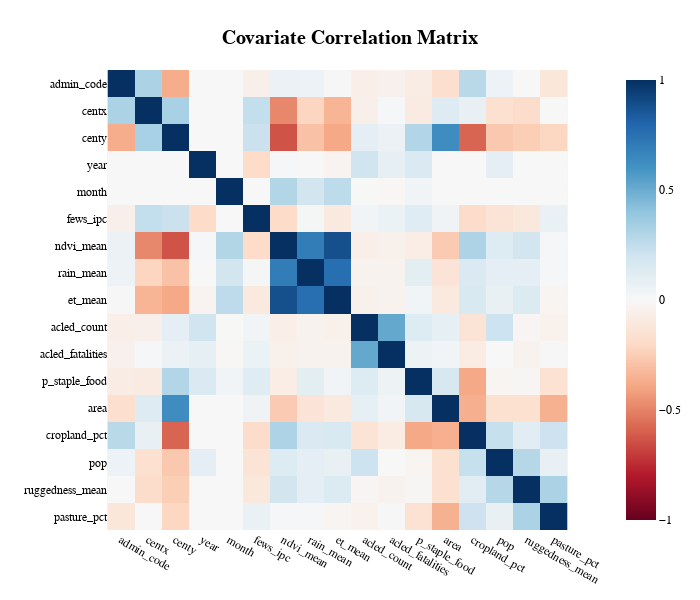

Write notebook code for a chart like this one.
### Code cell
# Examine correlation between features and target variable - corplots
corrmat = df.corr()
fig = px.imshow(corrmat, zmin=-1, zmax=1, color_continuous_scale= 'rdbu')
fig.update_layout(title = {'text': '<b>Covariate Correlation Matrix</b>',
                   'font': {'size':20, 'family':'Arial', 'color':'black'},
                   'xanchor':'center',
                   'x': 0.5,
                   'y': 0.95 },
                  font_family= 'Arial',
                  font_color='black',
                  margin = dict(t=70,r=70,b=70,l=70),
                  showlegend = True,
                  width = 700, height = 600,
                  autosize = False )
fig.show()
fig.write_image('Images/corrmatrix.png')

### Figure 1 — Plotly figure (JSON) as saved in the notebook; plotly's stock layout.template omitted (floating-point values rounded to 4 significant figures; data arrays with more than 128 entries replaced by an {"elided": "..."} marker saying what was removed)
{"data": [{"coloraxis": "coloraxis", "hovertemplate": "x: %{x}<br>y: %{y}<br>color: %{z}<extra></extra>", "name": "0", "type": "heatmap", "x": ["admin_code", "centx", "centy", "year", "month", "fews_ipc", "ndvi_mean", "rain_mean", "et_mean", "acled_count", "acled_fatalities", "p_staple_food", "area", "cropland_pct", "pop", "ruggedness_mean", "pasture_pct"], "xaxis": "x", "y": ["admin_code", "centx", "centy", "year", "month", "fews_ipc", "ndvi_mean", "rain_mean", "et_mean", "acled_count", "acled_fatalities", "p_staple_food", "area", "cropland_pct", "pop", "ruggedness_mean", "pasture_pct"], "yaxis": "y", "z": {"elided": "17x17 float values"}}], "layout": {"autosize": false, "coloraxis": {"cmax": 1, "cmin": -1, "colorscale": [[0.0, "rgb(103,0,31)"], [0.1, "rgb(178,24,43)"], [0.2, "rgb(214,96,77)"], [0.3, "rgb(244,165,130)"], [0.4, "rgb(253,219,199)"], [0.5, "rgb(247,247,247)"], [0.6, "rgb(209,229,240)"], [0.7, "rgb(146,197,222)"], [0.8, "rgb(67,147,195)"], [0.9, "rgb(33,102,172)"], [1.0, "rgb(5,48,97)"]]}, "font": {"color": "black", "family": "Arial"}, "height": 600, "margin": {"b": 70, "l": 70, "r": 70, "t": 70}, "showlegend": true, "title": {"font": {"color": "black", "family": "Arial", "size": 20}, "text": "<b>Covariate Correlation Matrix</b>", "x": 0.5, "xanchor": "center", "y": 0.95}, "width": 700, "xaxis": {"anchor": "y", "constrain": "domain", "domain": [0.0, 1.0], "scaleanchor": "y"}, "yaxis": {"anchor": "x", "autorange": "reversed", "constrain": "domain", "domain": [0.0, 1.0]}}}
